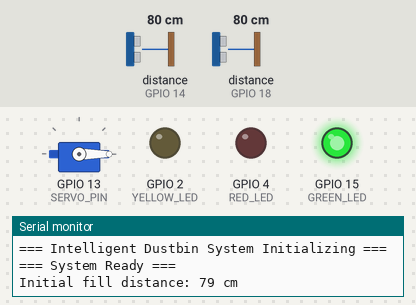
Simulated run of this sketch. Board: ESP32. Parts: servo, output pins drawn as LEDs (lit = HIGH), the last lines printed to the serial monitor. Wiring (inferred from the names in the program): 2 × ultrasonic range finder: trigger GPIO 5, echo GPIO 18 / trigger GPIO 12, echo GPIO 14. Inputs (shaded band) come from the test bench; at power-on: distance to the obstacle (sensors on GPIO 14, GPIO 18) 80 cm. The echo pulse lasts 58.3 µs per cm; pins used as bus, display or sensor lines are not drawn.

Above: at 1.7 s.
1.8 s: distance to the obstacle (sensor on GPIO 14) set to 11 cm
3.4 s: distance to the obstacle (sensor on GPIO 14) set to 8 cm
At 4.4 s:
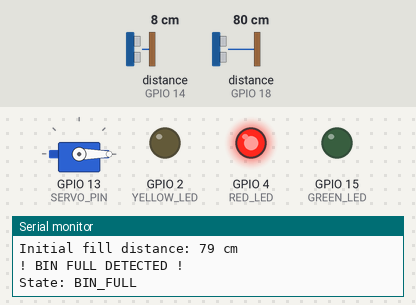
Timing chart, 0 to 6.4 s (numbered marks = the images above; inputs shaded):
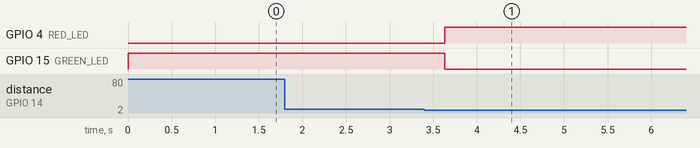

The sketch:

intelligent_dustbin.ino
```cpp
#include <ESP32Servo.h>

// ==================== PIN DEFINITIONS ====================
#define TRIG_USER 5
#define ECHO_USER 18
#define TRIG_FILL 12
#define ECHO_FILL 14
#define SERVO_PIN 13
#define GREEN_LED 15
#define YELLOW_LED 2
#define RED_LED 4
// ==================== CONFIGURATION ====================
// Distance thresholds (cm)
const int USER_DETECT_DISTANCE = 25;
const int BIN_FULL_DISTANCE = 8;
const int SAFETY_CLEAR_DISTANCE = 30;

// Timing constants (milliseconds)
const unsigned long LID_OPEN_DURATION = 1200;
const unsigned long YELLOW_WARNING_TIME = 500;
const unsigned long SAFETY_RECHECK_INTERVAL = 250;
const unsigned long SENSOR_READ_INTERVAL = 150;
const unsigned long USER_DEBOUNCE_TIME = 300;

// Servo angles
const int LID_OPEN_ANGLE = 90;
const int LID_CLOSE_ANGLE = 0;

// Sensor filtering
const int SENSOR_SAMPLES = 3;
const int SENSOR_TIMEOUT = 30000; // 30ms timeout for ultrasonic
const int MAX_VALID_DISTANCE = 200; // Max reasonable distance (cm)
const int CONSECUTIVE_READS = 2; // Readings needed to confirm state change

// ==================== SYSTEM STATE MACHINE ====================
enum SystemState {
  STATE_IDLE,
  STATE_LID_OPENING,
  STATE_LID_OPEN,
  STATE_WARNING,
  STATE_SAFETY_CHECK,
  STATE_LID_CLOSING,
  STATE_BIN_FULL
};

// ==================== GLOBAL OBJECTS & VARIABLES ====================
Servo lidServo;
SystemState currentState = STATE_IDLE;

// State tracking
bool isBinFull = false;
bool isLidOpen = false;
int consecutiveFullReadings = 0;
int consecutiveEmptyReadings = 0;
int consecutiveUserReadings = 0;
int consecutiveNoUserReadings = 0;

// Timing variables
unsigned long stateStartTime = 0;
unsigned long lastSensorReadTime = 0;
unsigned long lastUserDetectTime = 0;

// Distance cache
long lastUserDistance = 999;
long lastFillDistance = 999;

// ==================== UTILITY FUNCTIONS ====================

/**
 * Enhanced distance measurement with noise filtering and error handling
 */
long measureDistance(int trigPin, int echoPin) {
  long sum = 0;
  int validReadings = 0;

  for (int i = 0; i < SENSOR_SAMPLES; i++) {
    // Trigger pulse
    digitalWrite(trigPin, LOW);
    delayMicroseconds(2);
    digitalWrite(trigPin, HIGH);
    delayMicroseconds(10);
    digitalWrite(trigPin, LOW);

    // Measure echo with timeout
    long duration = pulseIn(echoPin, HIGH, SENSOR_TIMEOUT);

    if (duration > 0) {
      long distance = (duration * 0.034) / 2;

      // Validate reading
      if (distance > 0 && distance < MAX_VALID_DISTANCE) {
        sum += distance;
        validReadings++;
      }
    }

    delay(10); // Small delay between readings
  }

  // Return average of valid readings, or error code
  if (validReadings > 0) {
    return sum / validReadings;
  }
  return -1; // Error: no valid readings
}

/**
 * Check if user is present with debouncing
 */
bool isUserPresent() {
  long distance = measureDistance(TRIG_USER, ECHO_USER);

  if (distance > 0 && distance <= USER_DETECT_DISTANCE) {
    consecutiveUserReadings++;
    consecutiveNoUserReadings = 0;
    if (consecutiveUserReadings >= CONSECUTIVE_READS) {
      lastUserDistance = distance;
      return true;
    }
  } else {
    consecutiveNoUserReadings++;
    consecutiveUserReadings = 0;
  }

  return false;
}

/**
 * Check if bin is full with debouncing
 */
bool checkBinFull() {
  long distance = measureDistance(TRIG_FILL, ECHO_FILL);

  if (distance > 0 && distance <= BIN_FULL_DISTANCE) {
    consecutiveFullReadings++;
    consecutiveEmptyReadings = 0;
    if (consecutiveFullReadings >= CONSECUTIVE_READS) {
      lastFillDistance = distance;
      return true;
    }
  } else if (distance > BIN_FULL_DISTANCE) {
    consecutiveEmptyReadings++;
    consecutiveFullReadings = 0;
    if (consecutiveEmptyReadings >= CONSECUTIVE_READS) {
      lastFillDistance = distance;
      return false;
    }
  }

  return isBinFull; // Maintain current state if uncertain
}

/**
 * Control servo with smooth movement
 */
void setLidPosition(int angle) {
  lidServo.write(angle);
  isLidOpen = (angle == LID_OPEN_ANGLE);
}

/**
 * Update LED indicators based on state
 */
void updateLEDs(bool green, bool yellow, bool red) {
  digitalWrite(GREEN_LED, green ? HIGH : LOW);
  digitalWrite(YELLOW_LED, yellow ? HIGH : LOW);
  digitalWrite(RED_LED, red ? HIGH : LOW);
}

/**
 * Transition to new state
 */
void changeState(SystemState newState) {
  currentState = newState;
  stateStartTime = millis();

  // Debug output
  Serial.print("State: ");
  switch(newState) {
    case STATE_IDLE: Serial.println("IDLE"); break;
    case STATE_LID_OPENING: Serial.println("LID_OPENING"); break;
    case STATE_LID_OPEN: Serial.println("LID_OPEN"); break;
    case STATE_WARNING: Serial.println("WARNING"); break;
    case STATE_SAFETY_CHECK: Serial.println("SAFETY_CHECK"); break;
    case STATE_LID_CLOSING: Serial.println("LID_CLOSING"); break;
    case STATE_BIN_FULL: Serial.println("BIN_FULL"); break;
  }
}

// ==================== SETUP ====================
void setup() {
  Serial.begin(115200);
  Serial.println("\n=== Intelligent Dustbin System Initializing ===");

  // Configure pins
  pinMode(TRIG_USER, OUTPUT);
  pinMode(ECHO_USER, INPUT);
  pinMode(TRIG_FILL, OUTPUT);
  pinMode(ECHO_FILL, INPUT);
  pinMode(GREEN_LED, OUTPUT);
  pinMode(YELLOW_LED, OUTPUT);
  pinMode(RED_LED, OUTPUT);

  // Initialize servo
  ESP32PWM::allocateTimer(0);
  lidServo.setPeriodHertz(50);
  lidServo.attach(SERVO_PIN, 500, 2400);
  setLidPosition(LID_CLOSE_ANGLE);

  // Initial LED state
  updateLEDs(true, false, false);

  Serial.println("=== System Ready ===\n");

  // Initial sensor calibration
  delay(500);
  lastFillDistance = measureDistance(TRIG_FILL, ECHO_FILL);
  Serial.print("Initial fill distance: ");
  Serial.print(lastFillDistance);
  Serial.println(" cm");
}

// ==================== MAIN LOOP ====================
void loop() {
  unsigned long currentTime = millis();

  // Periodic sensor monitoring (non-blocking)
  if (currentTime - lastSensorReadTime >= SENSOR_READ_INTERVAL) {
    lastSensorReadTime = currentTime;

    // Always monitor bin fill level
    bool wasFull = isBinFull;
    isBinFull = checkBinFull();

    // If bin just became full, transition to full state
    if (!wasFull && isBinFull) {
      Serial.println("! BIN FULL DETECTED !");
      changeState(STATE_BIN_FULL);
    }
    // If bin was full and now has space
    else if (wasFull && !isBinFull) {
      Serial.println("Bin has capacity again");
      changeState(STATE_IDLE);
    }
  }

  // ==================== STATE MACHINE ====================
  switch (currentState) {

    // ------------------ IDLE STATE ------------------
    case STATE_IDLE:
      updateLEDs(true, false, false); // Green LED on

      if (isBinFull) {
        changeState(STATE_BIN_FULL);
      }
      else if (isUserPresent()) {
        if (currentTime - lastUserDetectTime > USER_DEBOUNCE_TIME) {
          lastUserDetectTime = currentTime;
          Serial.println("User detected - Opening lid");
          changeState(STATE_LID_OPENING);
        }
      }
      break;

    // ------------------ LID OPENING ------------------
    case STATE_LID_OPENING:
      updateLEDs(true, false, false);
      setLidPosition(LID_OPEN_ANGLE);
      changeState(STATE_LID_OPEN);
      break;

    // ------------------ LID OPEN ------------------
    case STATE_LID_OPEN:
      updateLEDs(true, false, false);

      // Wait for disposal time
      if (currentTime - stateStartTime >= LID_OPEN_DURATION) {
        Serial.println("Hold time complete - Starting warning");
        changeState(STATE_WARNING);
      }
      // Emergency close if bin becomes full
      else if (isBinFull) {
        Serial.println("Bin full during disposal - Closing");
        changeState(STATE_WARNING);
      }
      break;

    // ------------------ WARNING PHASE ------------------
    case STATE_WARNING:
      updateLEDs(false, true, false); // Yellow LED on

      if (currentTime - stateStartTime >= YELLOW_WARNING_TIME) {
        changeState(STATE_SAFETY_CHECK);
      }
      break;

    // ------------------ SAFETY CHECK ------------------
    case STATE_SAFETY_CHECK: {
      updateLEDs(false, true, false); // Yellow LED stays on

      // Check for obstruction
      long checkDist = measureDistance(TRIG_USER, ECHO_USER);

      if (checkDist < 0) {
        // Sensor error - wait and retry
        Serial.println("Sensor read error - retrying");
        delay(SAFETY_RECHECK_INTERVAL);
      }
      else if (checkDist > USER_DETECT_DISTANCE || checkDist > SAFETY_CLEAR_DISTANCE) {
        // Path is clear - safe to close
        Serial.println("Path clear - Closing lid");
        changeState(STATE_LID_CLOSING);
      }
      else {
        // Obstruction detected - keep waiting
        Serial.print("Obstruction at ");
        Serial.print(checkDist);
        Serial.println(" cm - Waiting");
        delay(SAFETY_RECHECK_INTERVAL);
      }
      break;
    }

    // ------------------ LID CLOSING ------------------
    case STATE_LID_CLOSING:
      updateLEDs(false, true, false);
      setLidPosition(LID_CLOSE_ANGLE);
      delay(500); // Allow servo to complete movement

      Serial.println("Lid closed safely\n");
      changeState(STATE_IDLE);
      break;

    // ------------------ BIN FULL ------------------
    case STATE_BIN_FULL:
      updateLEDs(false, false, true); // Red LED on

      // Close lid if it's open
      if (isLidOpen) {
        Serial.println("Closing lid - Bin full");
        setLidPosition(LID_CLOSE_ANGLE);
      }

      // Stay in this state until bin is emptied
      if (!isBinFull) {
        changeState(STATE_IDLE);
      }
      break;
  }

  // Small delay to prevent CPU hogging
  delay(10);
}
```

Measured:
- the behaviour switches between 10 and 9 cm on distance to the obstacle (sensor on GPIO 14) (found by bisection; images 0 and 1)
- after the input at 1.8 s, every drawn part: stays the same
- after the input at 3.4 s, GPIO 4 (RED_LED): LOW → HIGH after 0.23 s; GPIO 15 (GREEN_LED): HIGH → LOW after 0.23 s
